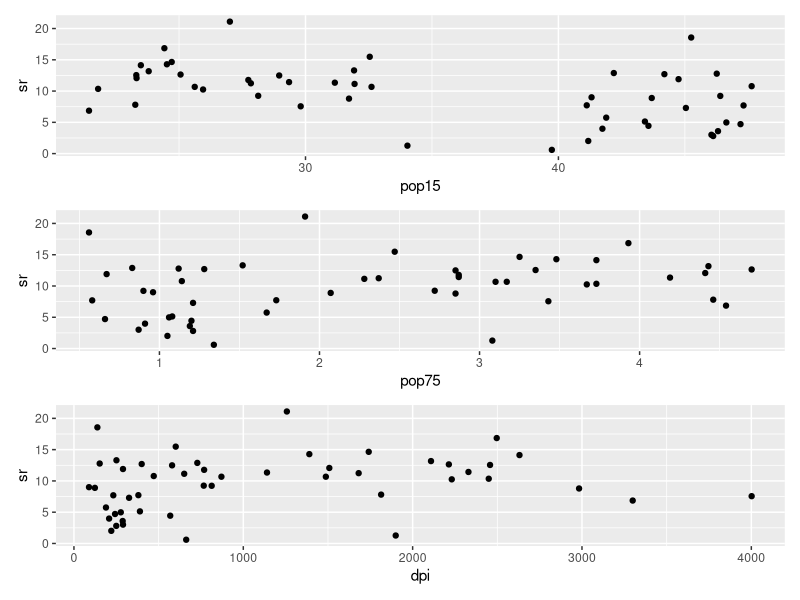
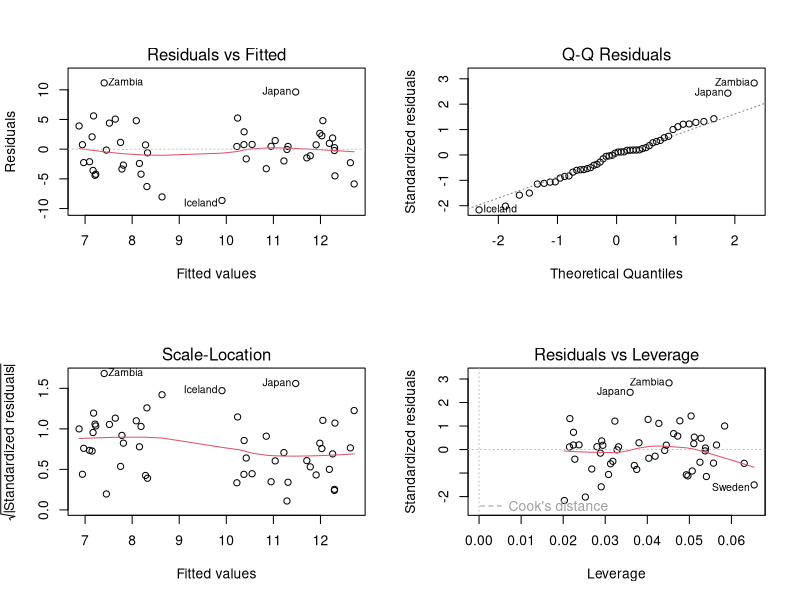
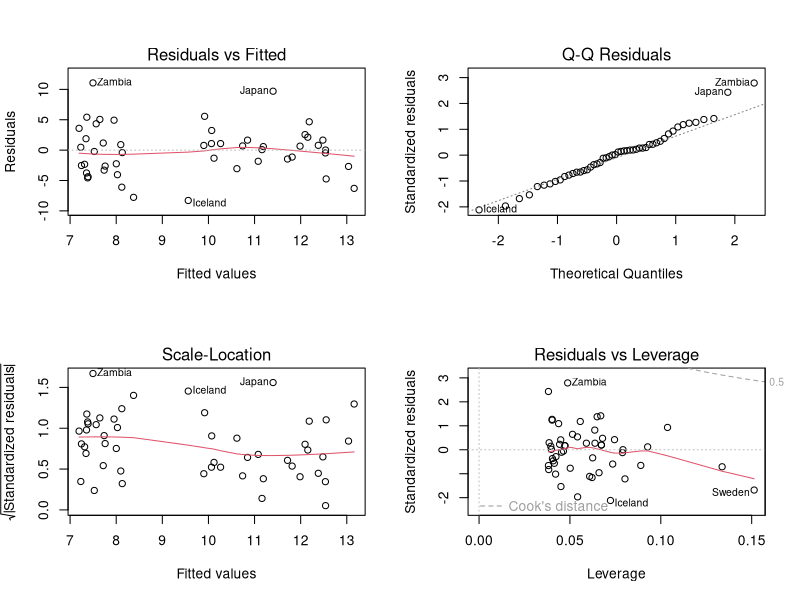
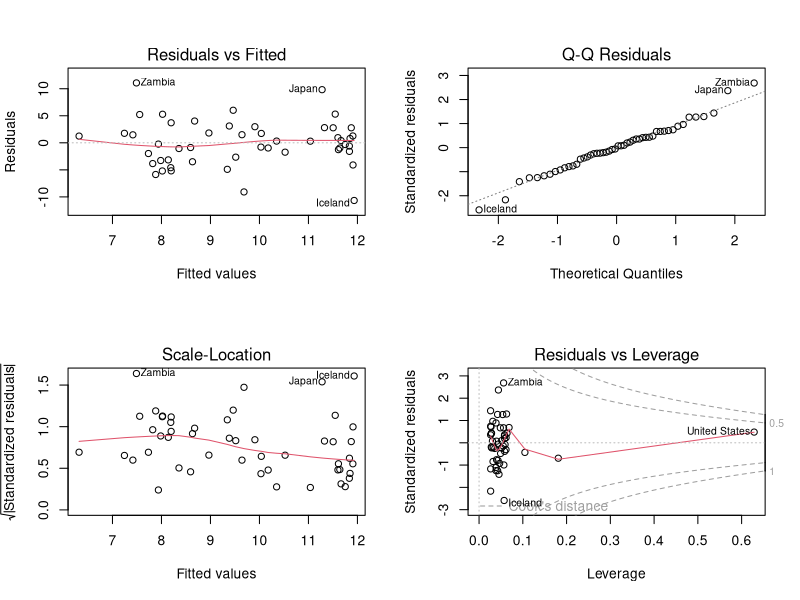
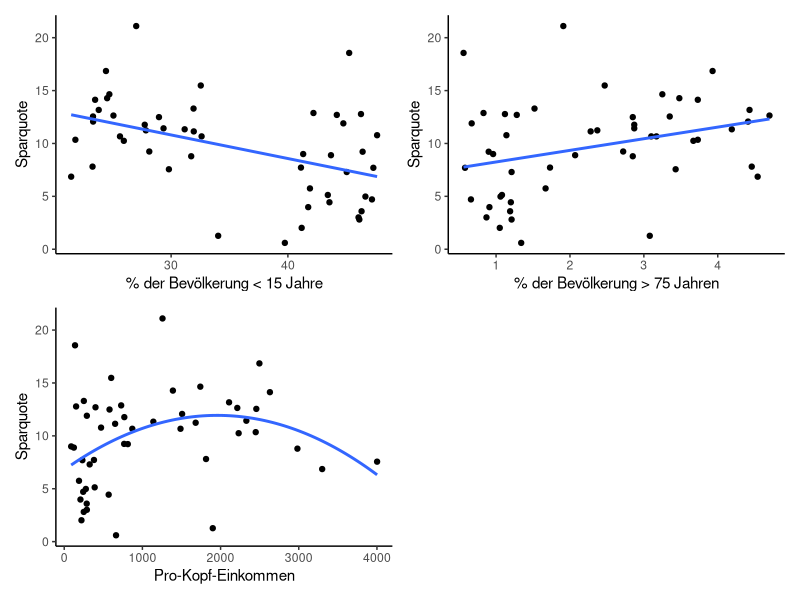

These charts were generated, in order, by the following R code:
#' ---
#' lesson: Statistik 3
#' knitr:
#'   opts_chunk: 
#'     collapse: false
#' musterloesung: true
#' ---
#' 
#' 
#' # Statistik 3: Übung
#' 
#' ## Lineare und polynomische Regression
#' 
#' *Aufgabenbeschreibung*
#' 
#' In R gibt es zahlreiche eingebaute Datensätze. Diese sind direkt in R 
#' verfügbar und können ohne zusätzliche Downloads oder Installationen genutzt 
#' werden. In dieser Übung verwenden wir den Datensatz `LifeCycleSavings`.
#' Du kannst den Datensatz z.B. mit folgendem Befehl als Objekt laden:
#' 
## -----------------------------------------------------------------------------
lcs <- LifeCycleSavings

#' 
#' 
#' 
#' Der Datensatz enthält Informationen über die Sparquoten in 50 Ländern:
#' 
#' -   `sr` Sparquote (*Savings Ratio*; Anteil des Einkommens der gespart wird in Prozent)
#' 
#' -   `pop15` Prozentsatz der Bevölkerung unter 15 Jahren
#' 
#' -   `pop75` Prozentsatz der Bevölkerung über 75 Jahren
#' 
#' -   `dpi` Pro-Kopf-Einkommen
#' 
#' Du sollst nun untersuchen, ob und wie Sparquote von den anderen drei Variablen abhängt. Teste für jede erklärende Variable einzeln auf lineare und quadratische Zusammenhänge. Stelle die Ergebnisse grafisch dar und verfasse einen ausformulierten Methoden- und Ergebnisteil.
#' 
#' 
#' ::::{.content-hidden unless-meta="musterloesung"}
#' 
#' :::{.callout-note}
#' 
#' ## Lösung Übung 3
#' 
#' [Demoscript herunterladen (.R)](../purl/Statistik3_Uebung.R){.dld}
#' 
#' [Demoscript herunterladen (.qmd)](../purl/Statistik3_Uebung.qmd){.dld}
#' 
#' - [Lösungstext als Download](Statistik3_Loesung.pdf)
#' 
#' 
## -----------------------------------------------------------------------------
library(ggplot2)

#' 
#' # Daten anschauen
#' 
## -----------------------------------------------------------------------------
str(lcs)
summary(lcs)

p1 <- ggplot(lcs, aes(pop15, sr)) +
  geom_point()

p2 <- ggplot(lcs, aes(pop75, sr)) +
  geom_point()

p3 <- ggplot(lcs, aes(dpi, sr)) +
  geom_point()

library(patchwork)
p1 + p2 + p3 + 
  plot_layout(ncol = 1, nrow = 3)

#' 
#' -\> Zusammenhänge sind zu erahnen, aber die Streuung ist gross.
#' 
#' ### Modelle erstellen
#' 
## -----------------------------------------------------------------------------
# Einfaches lineares Modell
lm_pop15 <- lm(sr ~ pop15 , data = lcs) 
# Modell mit quadratischem Term
lm_q_pop15 <- lm(sr ~ pop15 + I(pop15^2),  data = lcs) 

# Einfaches lineares Modell
lm_pop75 <- lm(sr ~ pop75, data = LifeCycleSavings ) 
# Modell mit quadratischem Term
lm_q_pop75 <- lm(sr ~ pop75 + I(pop75^2),  data = lcs) 

# Einfaches lineares Modell
lm_dpi <- lm(sr ~ dpi , data = LifeCycleSavings ) 
# Modell mit quadratischem Term
lm_q_dpi <- lm(sr ~ dpi + I(dpi^2),  data = lcs) 

#' 
#' ### Modell-Outputs anschauen
#' 
## -----------------------------------------------------------------------------
summary(lm_pop15)
summary(lm_q_pop15)

#' 
#' -\> Ein linearer negativer Zusammenhang ist vorhanden.
#' 
#' -\> Kein quadratischer Zusammenhang.
#' 
## -----------------------------------------------------------------------------
summary(lm_pop75) 
summary(lm_q_pop75) 

#' 
#' -\> Ein linearer postiviver Zusammenhang ist vorhanden.
#' 
#' -\> Kein quadratischer Zusammenhang.
#' 
## -----------------------------------------------------------------------------
summary(lm_dpi)
summary(lm_q_dpi) 

#' 
#' -\> Kein einfacher linearer Zusammenhang.
#' 
#' -\> Ein quadratischer Zusammenhang ist vorhanden.
#' 
#' ## Modeldiagnostik
#' 
## -----------------------------------------------------------------------------
# Residualplots
par(mfrow = c(2, 2) )
plot(lm_pop15)
plot(lm_q_pop15)
plot(lm_q_dpi)

#' 
#' 
#' ## Darstellung der Ergebnisse
#' 
## -----------------------------------------------------------------------------
# Erstellen der Plots
p1 <- ggplot(LifeCycleSavings, aes(pop15, sr)) +
  geom_point() +
  geom_smooth(method = "lm", formula = y ~ x, se = FALSE) +
  labs(x = "% der Bevölkerung < 15 Jahre",
       y = "Sparquote") +
  theme_classic()

p2 <- ggplot(LifeCycleSavings, aes(pop75, sr)) +
  geom_point() +
  geom_smooth(method = "lm", formula = y ~ x, se = FALSE) +
  labs(x = "% der Bevölkerung > 75 Jahren",
       y = "Sparquote") +
  theme_classic()

p3 <- ggplot(LifeCycleSavings, aes(dpi, sr)) +
  geom_point() +
  geom_smooth(method = "lm", formula = y ~ x + I(x^2), se = FALSE) +
  labs(x = "Pro-Kopf-Einkommen",
       y = "Sparquote") +
  theme_classic()


p1 + p2 + p3 + 
  plot_layout(ncol = 2, nrow = 2)

#' :::
#' ::::
